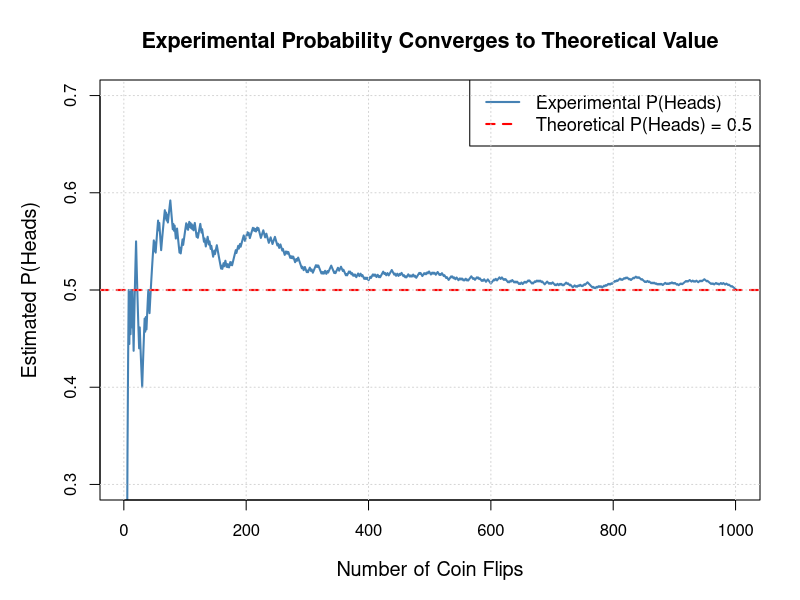
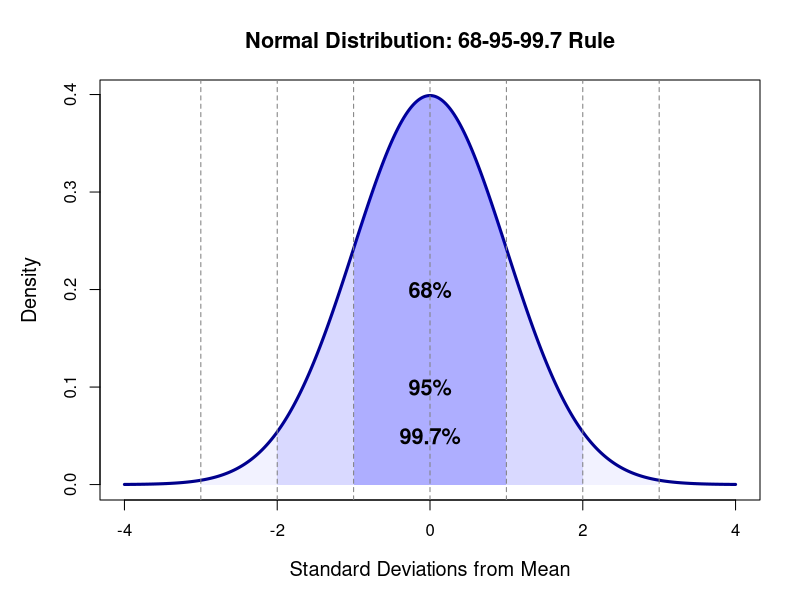
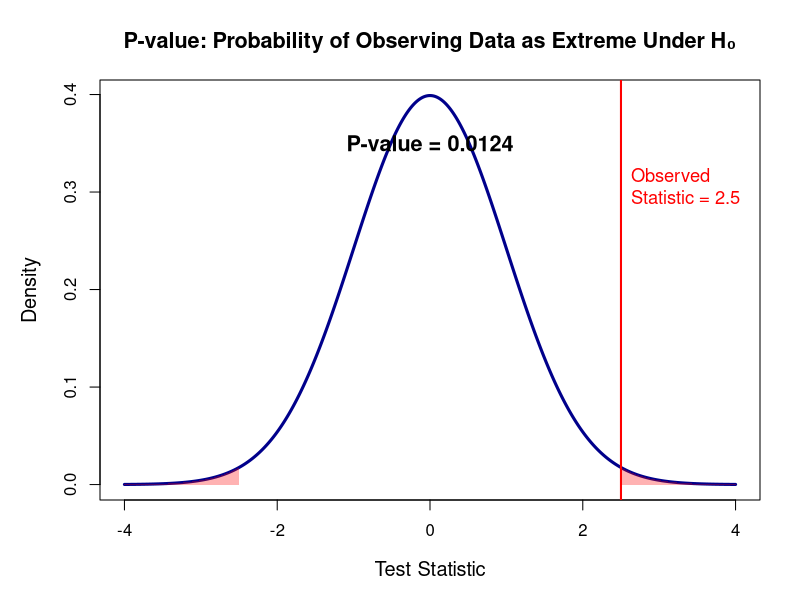
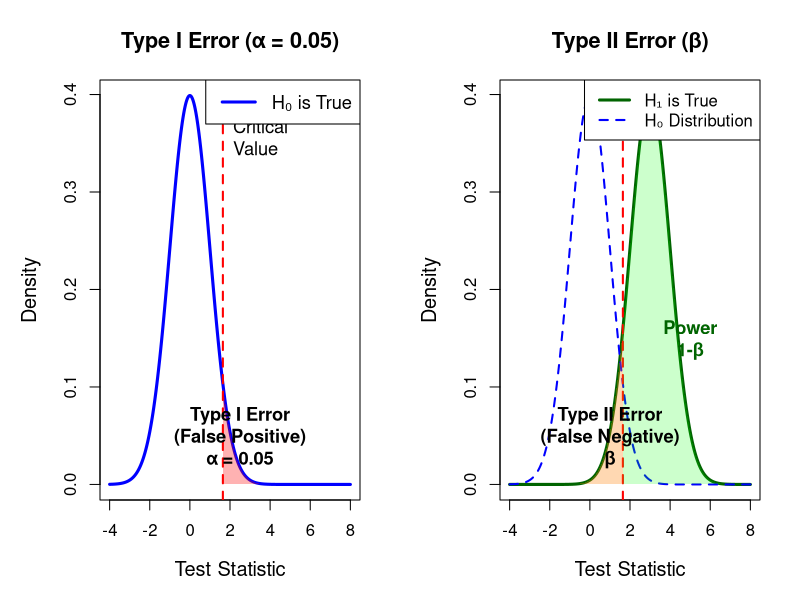
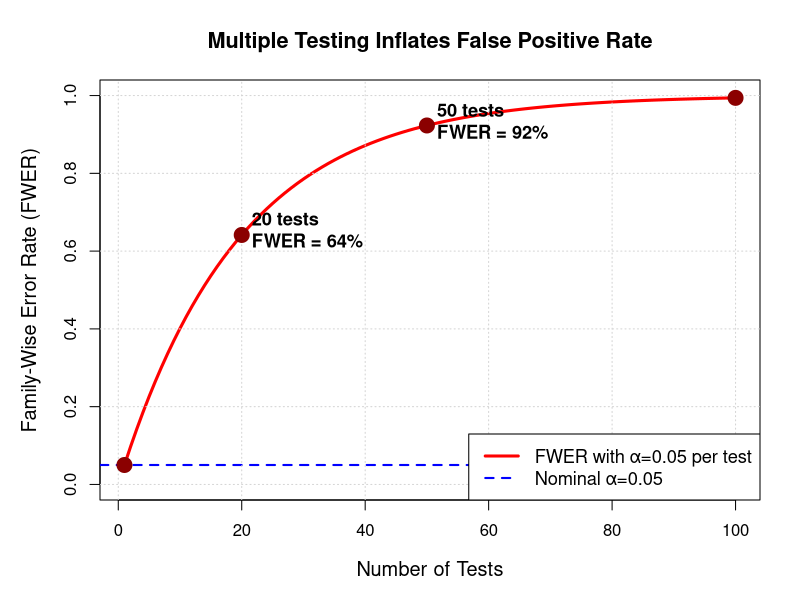
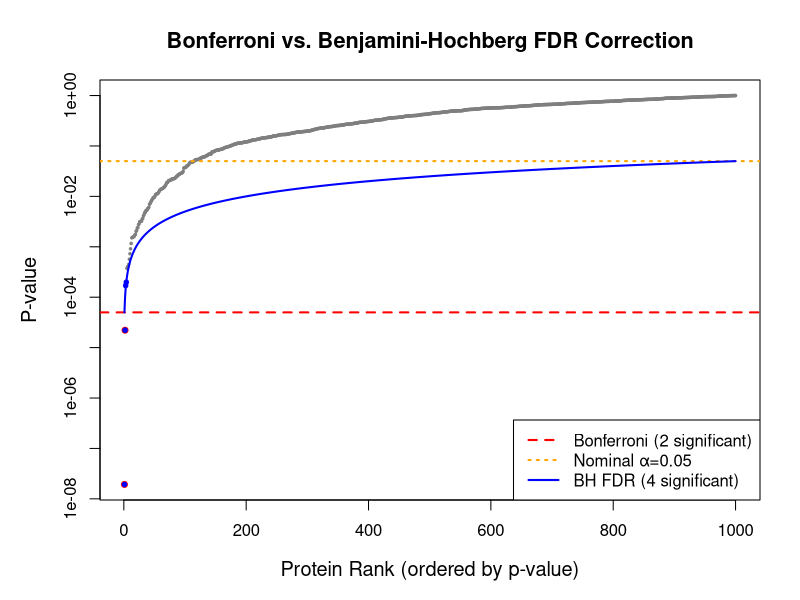
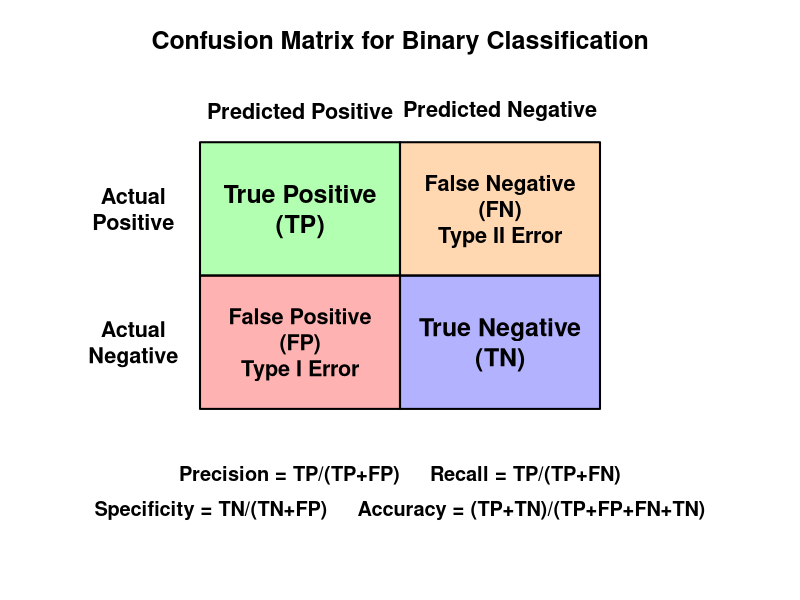
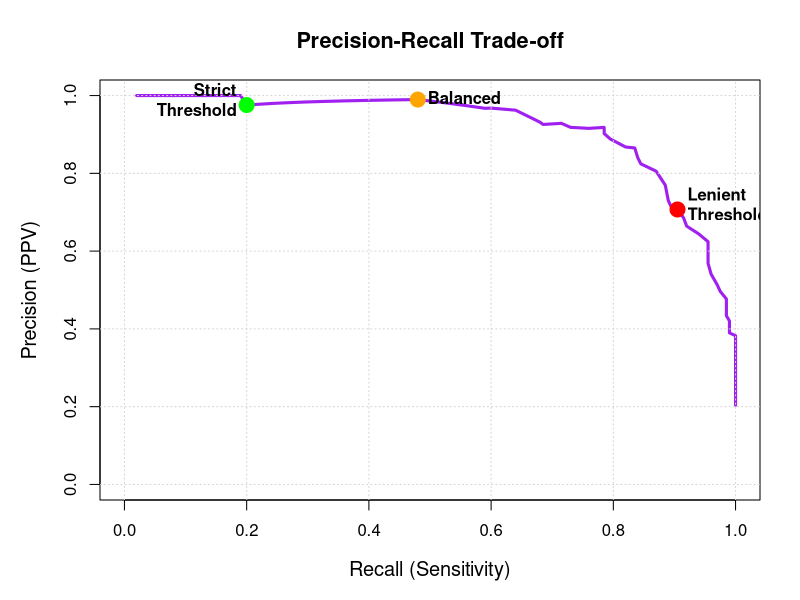

R code for these plots, in order:
# Statistical Visualizations for Proteomics Data Analysis
# This script generates all visualizations for the presentation
# Copyright (c) 2026 Ph. Grosjean (philippe.grosjean@umons.ac.be)
# Draft generated using Manus 1.6 Lite, further edited and verified by a human
# ============================================================================

# Set up output directory
dir.create("proteomics_figures", showWarnings = FALSE)

# Set seed for reproducibility
set.seed(42)

# ============================================================================
# 1. Experimental Probability - Coin Flip Simulation
# ============================================================================
png("proteomics_figures/01_experimental_probability.png",
  width = 800, height = 600, res = 100)
par(mar = c(5, 5, 4, 2))

n_flips <- 1000
flips <- sample(c(0, 1), n_flips, replace = TRUE)
cumulative_prob <- cumsum(flips) / (1:n_flips)

plot(1:n_flips, cumulative_prob, type = "l", lwd = 2, col = "steelblue",
  xlab = "Number of Coin Flips", ylab = "Estimated P(Heads)",
  main = "Experimental Probability Converges to Theoretical Value",
  ylim = c(0.3, 0.7), cex.lab = 1.2, cex.main = 1.3)
abline(h = 0.5, col = "red", lwd = 2, lty = 2)
legend("topright",
  legend = c("Experimental P(Heads)", "Theoretical P(Heads) = 0.5"),
  col = c("steelblue", "red"), lwd = 2, lty = c(1, 2), cex = 1.1)
grid()

dev.off()

# ============================================================================
# 2. Normal Distribution with 68-95-99.7 Rule
# ============================================================================
png("proteomics_figures/02_normal_distribution.png",
  width = 800, height = 600, res = 100)
par(mar = c(5, 5, 4, 2))

x <- seq(-4, 4, length.out = 1000)
y <- dnorm(x)

plot(x, y, type = "l", lwd = 3, col = "darkblue",
  xlab = "Standard Deviations from Mean", ylab = "Density",
  main = "Normal Distribution: 68-95-99.7 Rule",
  cex.lab = 1.2, cex.main = 1.3)

# Shade regions
polygon(c(x[x >= -1 & x <= 1], 1, -1), c(y[x >= -1 & x <= 1], 0, 0),
  col = rgb(0, 0, 1, 0.2), border = NA)
polygon(c(x[x >= -2 & x <= 2], 2, -2), c(y[x >= -2 & x <= 2], 0, 0),
  col = rgb(0, 0, 1, 0.1), border = NA)
polygon(c(x[x >= -3 & x <= 3], 3, -3), c(y[x >= -3 & x <= 3], 0, 0),
  col = rgb(0, 0, 1, 0.05), border = NA)

# Add vertical lines
abline(v = c(-3, -2, -1, 0, 1, 2, 3), lty = 2, col = "gray50")

# Add text annotations
text(0, 0.2, "68%", cex = 1.3, font = 2)
text(0, 0.1, "95%", cex = 1.3, font = 2)
text(0, 0.05, "99.7%", cex = 1.3, font = 2)

dev.off()

# ============================================================================
# 3. P-value Visualization
# ============================================================================
png("proteomics_figures/03_pvalue_illustration.png",
  width = 800, height = 600, res = 100)
par(mar = c(5, 5, 4, 2))

x <- seq(-4, 4, length.out = 1000)
y <- dnorm(x)

plot(x, y, type = "l", lwd = 3, col = "darkblue",
  xlab = "Test Statistic", ylab = "Density",
  main = "P-value: Probability of Observing Data as Extreme Under H₀",
  cex.lab = 1.2, cex.main = 1.3)

# Observed test statistic
observed <- 2.5
abline(v = observed, col = "red", lwd = 2, lty = 1)

# Shade p-value region (two-tailed)
x_right <- x[x >= observed]
y_right <- y[x >= observed]
polygon(c(observed, x_right, 4), c(0, y_right, 0), col = rgb(1, 0, 0, 0.3),
  border = NA)

x_left <- x[x <= -observed]
y_left <- y[x <= -observed]
polygon(c(-4, x_left, -observed), c(0, y_left, 0), col = rgb(1, 0, 0, 0.3),
  border = NA)

# Calculate p-value
pval <- 2 * (1 - pnorm(observed))
text(observed, 0.3, paste0("Observed\nStatistic = ", observed), pos = 4,
  cex = 1.1, col = "red")
text(0, 0.35, paste0("P-value = ", round(pval, 4)), cex = 1.3, font = 2)

dev.off()

# ============================================================================
# 4. Type I and Type II Errors
# ============================================================================
png("proteomics_figures/04_error_types.png",
  width = 900, height = 600, res = 100)
par(mfrow = c(1, 2), mar = c(5, 5, 4, 2))

# Distribution under H0 and H1
x <- seq(-4, 8, length.out = 1000)
y_h0 <- dnorm(x, mean = 0, sd = 1)
y_h1 <- dnorm(x, mean = 3, sd = 1)

# Critical value
critical <- qnorm(0.95)

# Plot 1: Type I Error
plot(x, y_h0, type = "l", lwd = 3, col = "blue",
  xlab = "Test Statistic", ylab = "Density",
  main = "Type I Error (α = 0.05)",
  ylim = c(0, max(y_h0, y_h1)), cex.lab = 1.2, cex.main = 1.3)
abline(v = critical, col = "red", lwd = 2, lty = 2)

# Shade Type I error region
x_type1 <- x[x >= critical]
y_type1 <- y_h0[x >= critical]
polygon(c(critical, x_type1, 8), c(0, y_type1, 0), col = rgb(1, 0, 0, 0.3),
  border = NA)

text(critical, 0.35, "Critical\nValue", pos = 4, cex = 1.1)
text(2.5, 0.05, "Type I Error\n(False Positive)\nα = 0.05", cex = 1.1, font = 2)
legend("topright", legend = "H₀ is True", col = "blue", lwd = 3, cex = 1.1)

# Plot 2: Type II Error
plot(x, y_h1, type = "l", lwd = 3, col = "darkgreen",
  xlab = "Test Statistic", ylab = "Density",
  main = "Type II Error (β)",
  ylim = c(0, max(y_h0, y_h1)), cex.lab = 1.2, cex.main = 1.3)
lines(x, y_h0, lwd = 2, col = "blue", lty = 2)
abline(v = critical, col = "red", lwd = 2, lty = 2)

# Shade Type II error region
x_type2 <- x[x <= critical]
y_type2 <- y_h1[x <= critical]
polygon(c(-4, x_type2, critical), c(0, y_type2, 0), col = rgb(1, 0.5, 0, 0.3), border = NA)

# Shade Power region
x_power <- x[x >= critical]
y_power <- y_h1[x >= critical]
polygon(c(critical, x_power, 8), c(0, y_power, 0), col = rgb(0, 1, 0, 0.2), border = NA)

text(1, 0.05, "Type II Error\n(False Negative)\nβ", cex = 1.1, font = 2)
text(5, 0.15, "Power\n1-β", cex = 1.1, font = 2, col = "darkgreen")
legend("topright", legend = c("H₁ is True", "H₀ Distribution"),
  col = c("darkgreen", "blue"), lwd = c(3, 2), lty = c(1, 2), cex = 1.0)

dev.off()

# ============================================================================
# 5. Multiple Testing Problem
# ============================================================================
png("proteomics_figures/05_multiple_testing.png",
  width = 800, height = 600, res = 100)
par(mar = c(5, 5, 4, 2))

n_tests <- seq(1, 100, by = 1)
fwer <- 1 - (1 - 0.05)^n_tests

plot(n_tests, fwer, type = "l", lwd = 3, col = "red",
  xlab = "Number of Tests", ylab = "Family-Wise Error Rate (FWER)",
  main = "Multiple Testing Inflates False Positive Rate",
  cex.lab = 1.2, cex.main = 1.3, ylim = c(0, 1))
abline(h = 0.05, col = "blue", lwd = 2, lty = 2)
grid()

# Add specific points
points(c(1, 20, 50, 100), 1 - (1 - 0.05)^c(1, 20, 50, 100),
  pch = 19, cex = 2, col = "darkred")
text(20, 0.64, "20 tests\nFWER = 64%", pos = 4, cex = 1.1, font = 2)
text(50, 0.92, "50 tests\nFWER = 92%", pos = 4, cex = 1.1, font = 2)

legend("bottomright",
  legend = c("FWER with α=0.05 per test", "Nominal α=0.05"),
  col = c("red", "blue"), lwd = c(3, 2), lty = c(1, 2), cex = 1.1)

dev.off()

# ============================================================================
# 6. Bonferroni vs FDR Comparison
# ============================================================================
png("proteomics_figures/06_bonferroni_vs_fdr.png",
  width = 900, height = 600, res = 100)
par(mar = c(5, 5, 4, 2))

# Simulate p-values: mix of true nulls and alternatives
n_proteins <- 1000
n_true_positives <- 100
p_values <- c(
  rbeta(n_true_positives, 0.5, 10),  # True positives (small p-values)
  runif(n_proteins - n_true_positives)  # True nulls (uniform)
)
p_values <- sort(p_values)

# Bonferroni correction
bonf_threshold <- 0.05 / n_proteins
bonf_significant <- sum(p_values < bonf_threshold)

# BH FDR correction
bh_threshold <- which(p_values <= (1:n_proteins) / n_proteins * 0.05)
bh_significant <- ifelse(length(bh_threshold) > 0, max(bh_threshold), 0)

plot(1:n_proteins, p_values, pch = 20, cex = 0.5, col = "gray50",
  xlab = "Protein Rank (ordered by p-value)", ylab = "P-value",
  main = "Bonferroni vs. Benjamini-Hochberg FDR Correction",
  log = "y", cex.lab = 1.2, cex.main = 1.3)

# Add threshold lines
abline(h = bonf_threshold, col = "red", lwd = 2, lty = 2)
abline(h = 0.05, col = "orange", lwd = 2, lty = 3)

# BH threshold line
bh_line <- (1:n_proteins) / n_proteins * 0.05
lines(1:n_proteins, bh_line, col = "blue", lwd = 2, lty = 1)

# Highlight significant points
if (bonf_significant > 0) {
  points(1:bonf_significant, p_values[1:bonf_significant],
    pch = 19, cex = 0.8, col = "red")
}
if (bh_significant > 0) {
  points(1:bh_significant, p_values[1:bh_significant],
    pch = 19, cex = 0.6, col = "blue")
}

legend("bottomright",
  legend = c(paste0("Bonferroni (", bonf_significant, " significant)"),
    "Nominal α=0.05",
    paste0("BH FDR (", bh_significant, " significant)")),
  col = c("red", "orange", "blue"),
  lwd = 2, lty = c(2, 3, 1), cex = 1.0)

dev.off()

# ============================================================================
# 7. Confusion Matrix
# ============================================================================
png("proteomics_figures/07_confusion_matrix.png",
  width = 800, height = 700, res = 100)
par(mar = c(2, 2, 4, 2))

# Create confusion matrix visualization
plot(0, 0, type = "n", xlim = c(0, 10), ylim = c(0, 10),
  xlab = "", ylab = "", axes = FALSE,
  main = "Confusion Matrix for Binary Classification", cex.main = 1.5)

# Draw boxes
rect(2, 6, 5, 9, col = rgb(0, 1, 0, 0.3), border = "black", lwd = 2)
rect(5, 6, 8, 9, col = rgb(1, 0.5, 0, 0.3), border = "black", lwd = 2)
rect(2, 3, 5, 6, col = rgb(1, 0, 0, 0.3), border = "black", lwd = 2)
rect(5, 3, 8, 6, col = rgb(0, 0, 1, 0.3), border = "black", lwd = 2)

# Add text
text(3.5, 7.5, "True Positive\n(TP)", cex = 1.5, font = 2)
text(6.5, 7.5, "False Negative\n(FN)\nType II Error", cex = 1.3, font = 2)
text(3.5, 4.5, "False Positive\n(FP)\nType I Error", cex = 1.3, font = 2)
text(6.5, 4.5, "True Negative\n(TN)", cex = 1.5, font = 2)

# Add labels
text(1, 7.5, "Actual\nPositive", cex = 1.3, font = 2, srt = 0)
text(1, 4.5, "Actual\nNegative", cex = 1.3, font = 2, srt = 0)
text(3.5, 9.7, "Predicted Positive", cex = 1.3, font = 2)
text(6.5, 9.7, "Predicted Negative", cex = 1.3, font = 2)

# Add metrics
text(5, 1.5, "Precision = TP/(TP+FP)     Recall = TP/(TP+FN)", cex = 1.2,
  font = 2)
text(5, 0.7, "Specificity = TN/(TN+FP)     Accuracy = (TP+TN)/(TP+FP+FN+TN)",
  cex = 1.2, font = 2)

dev.off()

# ============================================================================
# 8. Precision-Recall Trade-off
# ============================================================================
png("proteomics_figures/08_precision_recall_tradeoff.png",
  width = 800, height = 600, res = 100)
par(mar = c(5, 5, 4, 2))

# Simulate scores for true positives and true negatives
scores_positive <- rnorm(200, mean = 0.7, sd = 0.15)
scores_negative <- rnorm(800, mean = 0.3, sd = 0.15)

# Calculate precision and recall at different thresholds
thresholds <- seq(0, 1, by = 0.01)
precision <- numeric(length(thresholds))
recall <- numeric(length(thresholds))

for (i in 1:length(thresholds)) {
  thresh <- thresholds[i]
  tp <- sum(scores_positive >= thresh)
  fp <- sum(scores_negative >= thresh)
  fn <- sum(scores_positive < thresh)

  precision[i] <- ifelse(tp + fp > 0, tp / (tp + fp), 1)
  recall[i] <- ifelse(tp + fn > 0, tp / (tp + fn), 0)
}

plot(recall, precision, type = "l", lwd = 3, col = "purple",
  xlab = "Recall (Sensitivity)", ylab = "Precision (PPV)",
  main = "Precision-Recall Trade-off",
  cex.lab = 1.2, cex.main = 1.3, xlim = c(0, 1), ylim = c(0, 1))
grid()

# Add example points - find closest points on curve
idx_high_recall <- which.min(abs(recall - 0.9))
idx_mid_recall <- which.min(abs(recall - 0.5))
idx_low_recall <- which.min(abs(recall - 0.2))

points(recall[c(idx_high_recall, idx_mid_recall, idx_low_recall)],
  precision[c(idx_high_recall, idx_mid_recall, idx_low_recall)],
  pch = 19, cex = 2, col = c("red", "orange", "green"))

text(recall[idx_high_recall], precision[idx_high_recall],
  "Lenient\nThreshold", pos = 4, cex = 1.0, font = 2)
text(recall[idx_mid_recall], precision[idx_mid_recall],
  "Balanced", pos = 4, cex = 1.0, font = 2)
text(recall[idx_low_recall], precision[idx_low_recall],
  "Strict\nThreshold", pos = 2, cex = 1.0, font = 2)

dev.off()

# ============================================================================
# 9. Bayes' Theorem and Prevalence Effect
# ============================================================================
png("proteomics_figures/09_bayes_prevalence.png",
  width = 800, height = 600, res = 100)
par(mar = c(5, 5, 4, 2))

# Calculate PPV for different prevalences
prevalence <- seq(0.01, 0.5, by = 0.01)
sensitivity <- 0.95
specificity <- 0.95

ppv <- (sensitivity * prevalence) /
  (sensitivity * prevalence + (1 - specificity) * (1 - prevalence))

plot(prevalence * 100, ppv * 100, type = "l", lwd = 3, col = "darkblue",
  xlab = "Prevalence of True Positives (%)",
  ylab = "Positive Predictive Value (PPV) %",
  main = "PPV Depends Critically on Prevalence\n(Sensitivity=95%, Specificity=95%)",
  cex.lab = 1.2, cex.main = 1.3)
grid()

# Add reference lines
abline(h = 50, col = "red", lwd = 2, lty = 2)
abline(v = 5, col = "orange", lwd = 2, lty = 2)

# Add specific points
idx_1 <- which.min(abs(prevalence - 0.01))
idx_5 <- which.min(abs(prevalence - 0.05))
idx_10 <- which.min(abs(prevalence - 0.10))
idx_20 <- which.min(abs(prevalence - 0.20))

points(c(1, 5, 10, 20),
  c(ppv[idx_1], ppv[idx_5], ppv[idx_10], ppv[idx_20]) * 100,
  pch = 19, cex = 2, col = "darkred")

text(1, ppv[idx_1] * 100,
  paste0("1% prevalence\nPPV = ", round(ppv[idx_1] * 100, 1), "%"),
  pos = 4, cex = 1.0, font = 2)

text(20, 50, "PPV = 50%\n(half are false positives)", pos = 4, cex = 1.0,
  font = 2)

dev.off()

# ============================================================================
# 10. Simulated Proteomics Data - Volcano Plot
# ============================================================================
png("proteomics_figures/10_volcano_plot.png",
  width = 800, height = 600, res = 100)
par(mar = c(5, 5, 4, 2))

# Simulate proteomics differential expression data
set.seed(4764)
n_proteins <- 2000
n_de <- 200  # Differentially expressed

# Log fold changes
log_fc <- c(
  rnorm(n_de/2, mean = -2, sd = 0.5),  # Down-regulated
  rnorm(n_de/2, mean = 2, sd = 0.5),   # Up-regulated
  rnorm(n_proteins - n_de, mean = 0, sd = 0.4)  # Not DE
)

# P-values
p_values_volcano <- c(
  10^(-runif(n_de, min = 1, max = 10)),  # DE proteins (small p-values)
  runif(n_proteins - n_de, min = 0.05, max = 10)  # Not DE
)

# Adjust p-values (FDR)
adj_p <- p.adjust(p_values_volcano, method = "BH")

# Classify proteins
colors <- ifelse(adj_p < 0.05 & log_fc > 1, "red",
  ifelse(adj_p < 0.05 & log_fc < -1, "blue", "gray"))

plot(log_fc, -log10(p_values_volcano), pch = 20, cex = 0.8, col = colors,
  xlab = "Log2 Fold Change", ylab = "-Log10(P-value)",
  main = "Volcano Plot: Differential Protein Expression",
  cex.lab = 1.2, cex.main = 1.3)

# Add threshold lines
abline(h = -log10(0.005), col = "black", lwd = 2, lty = 2)
abline(v = c(-1, 1), col = "black", lwd = 2, lty = 2)

# Add legend
legend("topright",
  legend = c("Up-regulated (FDR<0.05, FC>2)",
    "Down-regulated (FDR<0.05, FC<0.5)",
    "Not significant"),
  col = c("red", "blue", "gray"), pch = 20, cex = 1.0)

# Add counts
n_up <- sum(colors == "red")
n_down <- sum(colors == "blue")
#text(0, max(-log10(p_values_volcano)) * 0.95,
#  paste0(n_up, " up, ", n_down, " down"), cex = 1.2, font = 2)

dev.off()

# ============================================================================
# 11. P-value Histogram (Diagnostic)
# ============================================================================
png("proteomics_figures/11_pvalue_histogram.png",
  width = 800, height = 600, res = 100)
par(mar = c(5, 5, 4, 2))

hist(p_values_volcano, breaks = 50, col = "lightblue", border = "white",
  xlab = "P-value", ylab = "Frequency",
  main = "P-value Distribution: Diagnostic Plot",
  cex.lab = 1.2, cex.main = 1.3)

# Add expected uniform distribution line for true nulls
abline(h = length(p_values_volcano) / 50, col = "red", lwd = 2, lty = 2)

text(0.7, max(hist(p_values_volcano, breaks = 50, plot = FALSE)$counts) * 0.9,
  "Enrichment at low p-values\nindicates true signal", cex = 1.1, font = 2)

dev.off()
